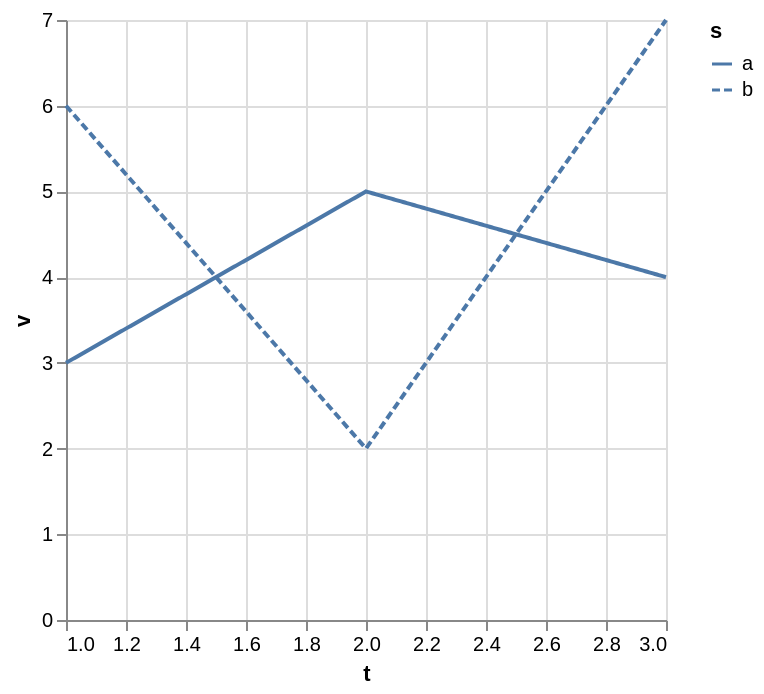

This figure's Vega-Lite source:
### Vega-Lite specification from a JSON file in a GitHub repository (floating-point values rounded to 4 significant figures)
{"$schema": "https://vega.github.io/schema/vega-lite/v6.json", "description": "Two series told apart by their dash pattern rather than by colour.", "data": {"values": [{"t": 1, "s": "a", "v": 3}, {"t": 2, "s": "a", "v": 5}, {"t": 3, "s": "a", "v": 4}, {"t": 1, "s": "b", "v": 6}, {"t": 2, "s": "b", "v": 2}, {"t": 3, "s": "b", "v": 7}]}, "mark": "line", "encoding": {"x": {"field": "t", "type": "quantitative"}, "y": {"field": "v", "type": "quantitative"}, "strokeDash": {"field": "s", "type": "nominal"}}}
